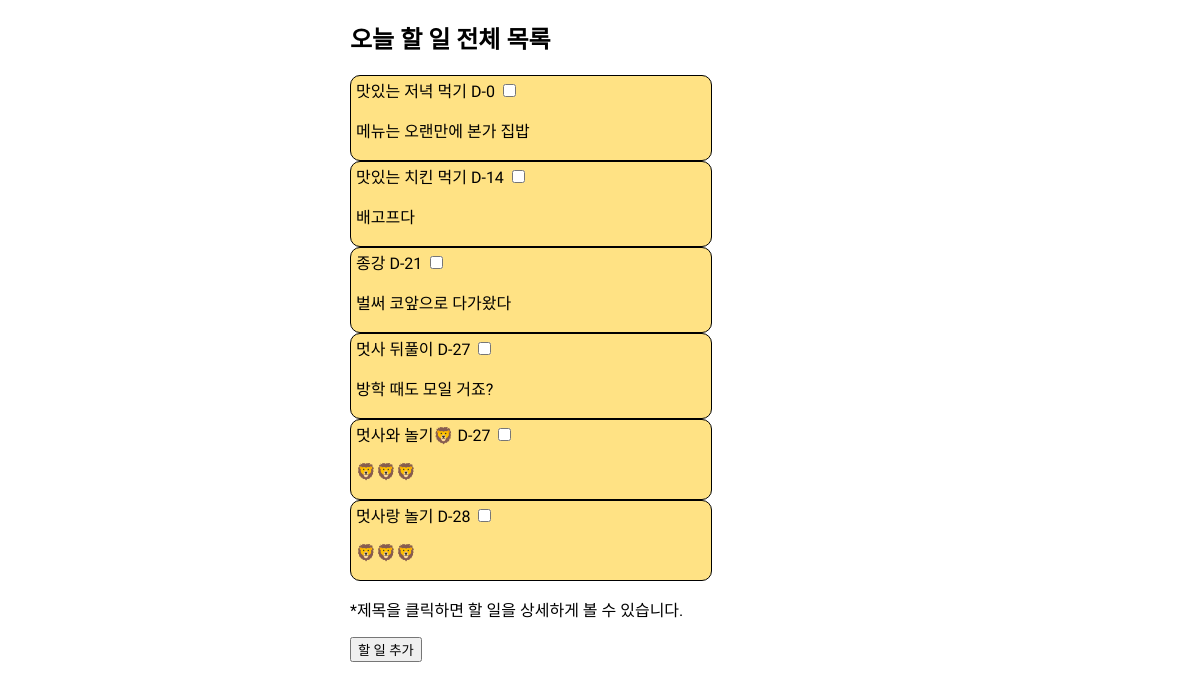
The page / on the database its author committed.
### app/models.py (models this page shows, shortened)
class Post(models.Model):
    title = models.CharField(max_length=100)
    content = models.TextField()
    deadline = models.DateField()

### app/views.py (the view)
# urls.py: 2. Add a URL to urlpatterns:  path('', views.home, name='home')
def home(request):
    posts = Post.objects.all().order_by('deadline')
    for post in posts:
        dtime = post.deadline - datetime.date(datetime.now())
        post.remain = dtime.days
    return render(request, 'home.html', {"posts":posts})

### app/templates/home.html (shortened to what this page needs)
{% extends './base.html' %}
{% load static %}
{% block css %}
<link type="text/css" rel="stylesheet" href="{% static 'home.css' %}">
{% endblock css %}
{% block content %}
<div class="all">
    <div class="main-content">
        <h2>오늘 할 일 전체 목록</h2>
        <div class="flex-box">
        {% for post in posts %}
        <div class="post-box">
                <a href="{% url 'detail' post.pk %}">{{post.title}}</a>
                <span>D-{{post.remain}}</span>
                <input type="checkbox" name="check">
            <p>{{post.content}}</p>
        </div>
        {% endfor %}
        </div>
    </div>
        <p>*제목을 클릭하면 할 일을 상세하게 볼 수 있습니다.</p>
        <button><a href="{% url 'new' %}">할 일 추가</a></button>
</div>
{% endblock content %}

### app/templates/base.html (shortened to what this page needs)
<!DOCTYPE html>
<html lang="en">
<head>
    {% load static %}
    {% block css %}{% endblock css %}
</head>
<body>
    {% block content %}
    {% endblock content %}
</body>
</html>

### app/static/home.css (style rules this page uses)
* { font-family: 'Nanum Myeongjo', serif; }
a { text-decoration: none; color: black; }
.post-box { border: 1px solid black; border-radius: 10px; background-color: rgb(255, 226, 132); padding : 2px 5px ; margin:0px; width:350px; }
.all { width: 500px; margin: 0 auto; }

### rows shown on the page
Post: title "맛있는 저녁 먹기", remain "0", content "메뉴는 오랜만에 본가 집밥"
Post: title "맛있는 치킨 먹기", remain "14", content "배고프다"
Post: title "종강", remain "21", content "벌써 코앞으로 다가왔다"
Post: title "멋사 뒤풀이", remain "27", content "방학 때도 모일 거죠?"
Post: title "멋사와 놀기🦁", remain "27", content "🦁🦁🦁"
Post: title "멋사랑 놀기", remain "28", content "🦁🦁🦁"
